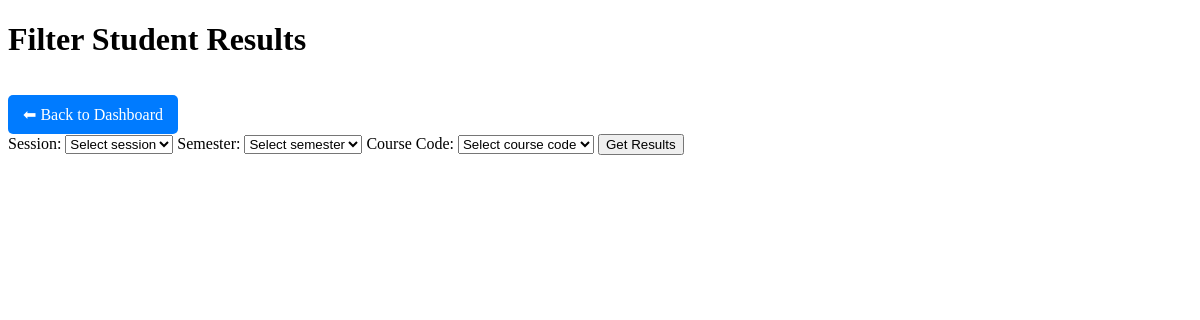
Page /results/ (signed in) on the earlier database version.
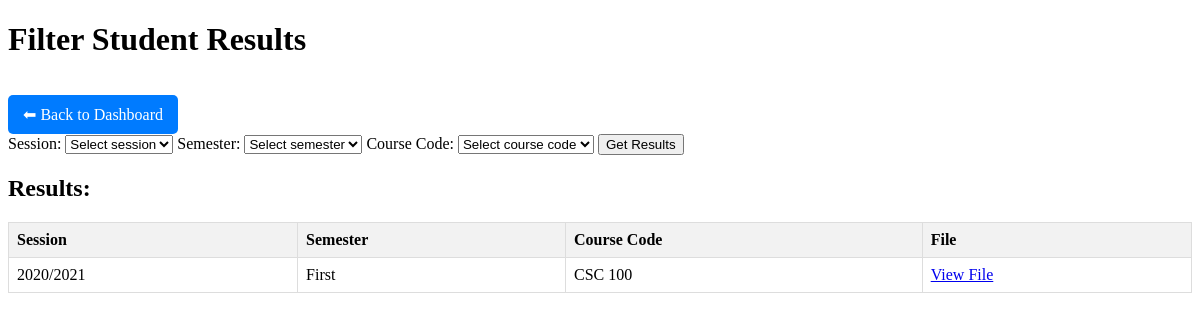
Same page on the later database version.
### DMS_ALX/models.py (models this page shows, shortened)
class Result(models.Model):
    STATUS_CHOICES = (
        ('PENDING', 'Pending'),
        ('APPROVED', 'Approved'),
        ('REJECTED', 'Rejected'),
    )
    SEMESTER_CHOICES = (
        ('First', 'First'),
        ('Second', 'Second'),
    )
    id = models.AutoField(primary_key=True)
    course_code = models.CharField(max_length=10, unique=True)
    course_title = models.CharField(max_length=100)
    session = models.CharField(max_length=10)
    semester = models.CharField(max_length=10, choices=SEMESTER_CHOICES)
    upload_date = models.DateTimeField(auto_now_add=True)
    updated_at = models.DateTimeField(auto_now=True)
    status = models.CharField(max_length=100, choices=STATUS_CHOICES, default='PENDING')
    file = models.FileField(upload_to='results/', blank=True, null=True)
    uploaded_by = models.ForeignKey(CustomUser, on_delete=models.CASCADE, null=True, blank=True, related_name='uploaded_results')

### DMS_ALX/views.py (the view)
# urls.py: path("results/", views.ResultListView.as_view(), name="results_list"),
class ResultListView(LoginRequiredMixin, View):
    def get(self, request):
        sessions = Result.objects.values_list("session", flat=True).distinct()
        semesters = Result.objects.values_list("semester", flat=True).distinct()
        course_codes = Result.objects.values_list("course_code", flat=True).distinct()
        results = Result.objects.all()
        session = request.GET.get("session")
        semester = request.GET.get("semester")
        course_code = request.GET.get("course_code")
        if session:
            results = results.filter(session=session)
        if semester:
            results = results.filter(semester=semester)
        if course_code:
            results = results.filter(course_code=course_code)
        context = {
            "sessions": sessions,
            "semesters": semesters,
            "course_codes": course_codes,
            "filtered_results": results,
        }
        return render(request, "results/results.html", context)

### DMS_ALX/templates/results/results.html (shortened to what this page needs)
<!DOCTYPE html>
<html>
<head>
</head>
<body>
    <h1>Filter Student Results</h1>
    <a href="{% url 'dashboard' %}"
   style="display:inline-block; padding:10px 15px; background:#007bff;
          color:white; text-decoration:none; border-radius:5px; margin-top:15px;">
    ⬅ Back to Dashboard
</a>
    <form method="get">
        <label>Session:</label>
        <select name="session">
            <option value="">Select session</option>
        </select>
        <label>Semester:</label>
        <select name="semester">
            <option value="">Select semester</option>
        </select>
        <label>Course Code:</label>
        <select name="course_code">
            <option value="">Select course code</option>
        </select>
        <button type="submit">Get Results</button>
    </form>
    {% if filtered_results %}
        <h2>Results:</h2>
        <table>
            <thead>
                <tr>
                    <th>Session</th>
                    <th>Semester</th>
                    <th>Course Code</th>
                    <th>File</th>
                </tr>
            </thead>
            <tbody>
                {% for r in filtered_results %}
                    <tr>
                        <td>{{ r.session }}</td>
                        <td>{{ r.semester }}</td>
                        <td>{{ r.course_code }}</td>
                        <td>
                            {% if r.file %}
                                <a href="{{ r.file.url }}" target="_blank">View File</a>
                            {% else %}
                                No file uploaded
                            {% endif %}
                        </td>
                    </tr>
                {% endfor %}
            </tbody>
        </table>
    {% endif %}
</body>
</html>

Differences in the rows shown:
added Result: session "2020/2021", semester "First", course_code "CSC 100"
Other differences:
text now shown: "Results: Session Semester Course Code File"
